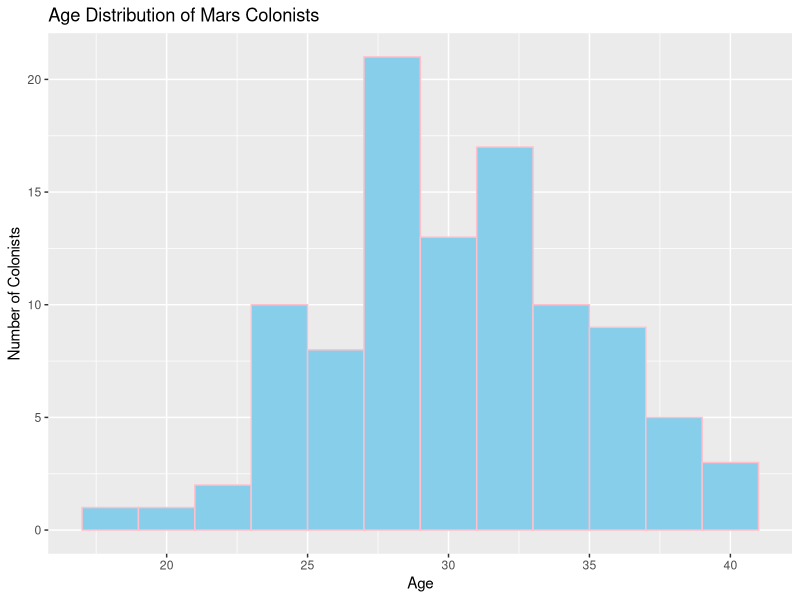
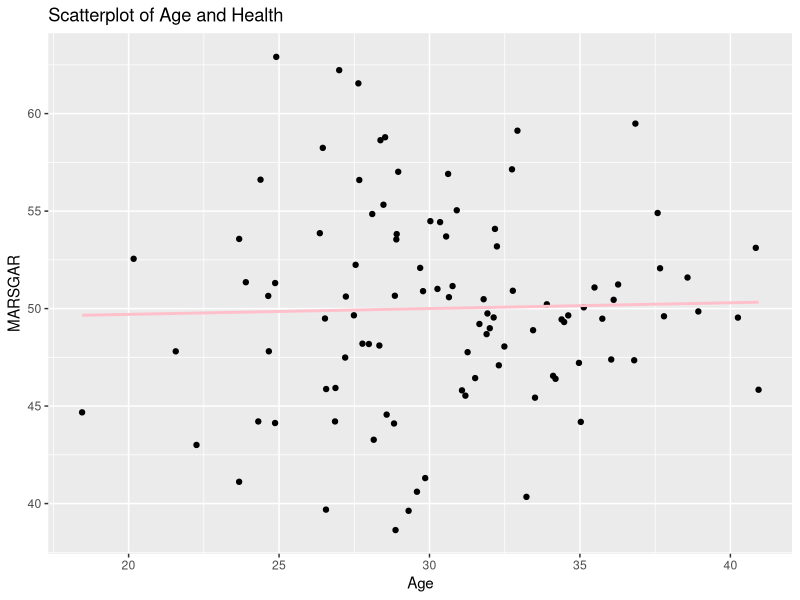
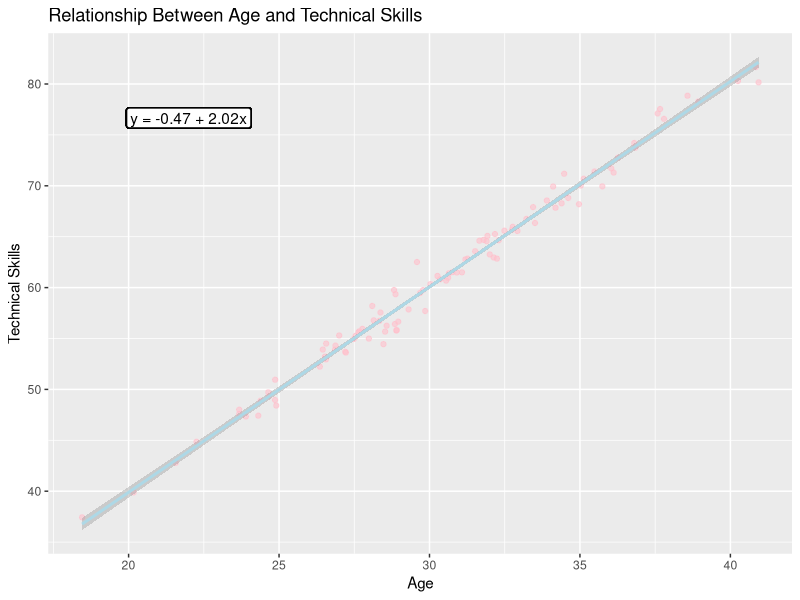
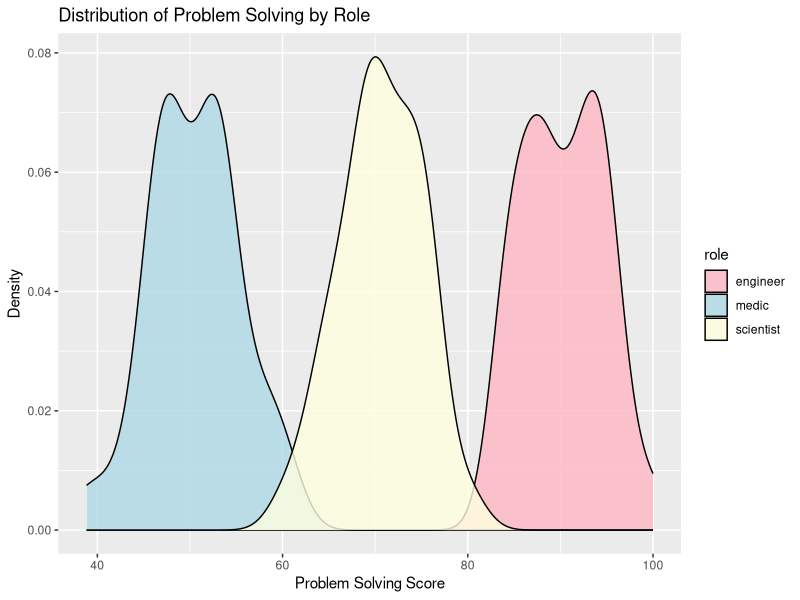
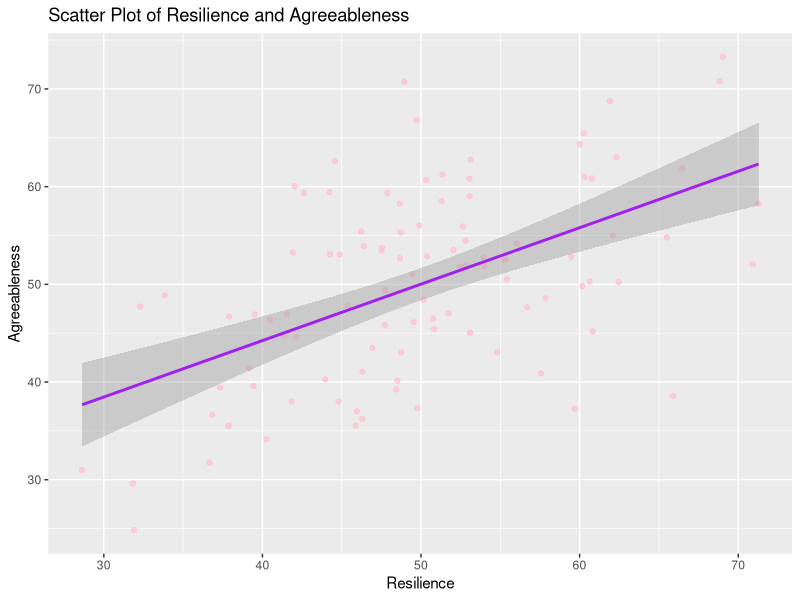
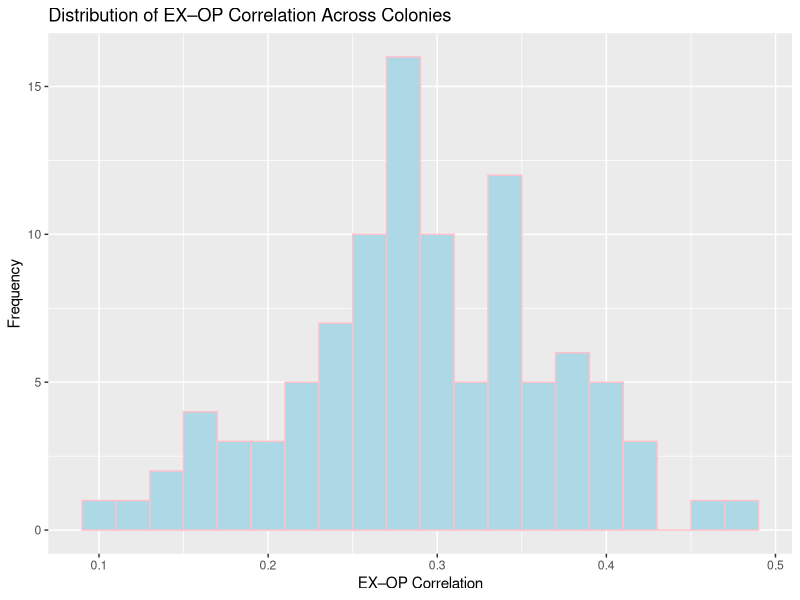
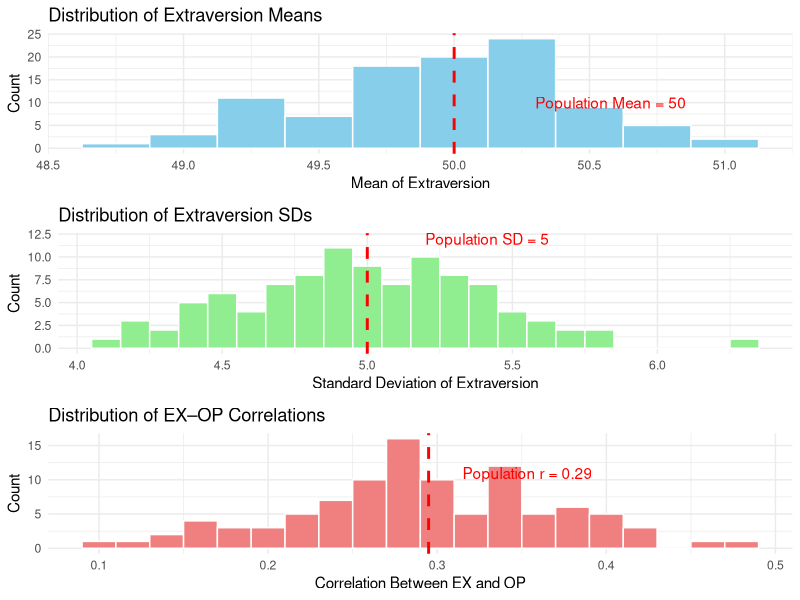

Source code (R) for these figures, in order:
## ---- chunk 1
library(tidyverse) 
if (!require("ggplot2")) install.packages("ggplot2")
library(ggplot2)

if (!require("MASS")) install.packages("MASS")
library(MASS)

# Install and load the tidyverse package
if (!require("tidyverse")) install.packages("tidyverse")
library(tidyverse)

library(psych)

## ---- chunk 2
set.seed(123)
age <- rnorm(100, mean = 30, sd = 5)
df_colonists <- data.frame(
  id = 1:100, 
  age = age
) 

##Visualization:
ggplot(df_colonists, aes(x = age)) +
  geom_histogram(binwidth = 2, fill = "skyblue", color = "pink") +
  labs(title = "Age Distribution of Mars Colonists",
       x = "Age",
       y = "Number of Colonists") 
## ---- chunk 3
set.seed(1)
df_colonists$role <- rep(c("engineer", "scientist", "medic"),
  times = c(33, 33, 33),
  length.out = 100
)
## ---- chunk 4
set.seed(100)

df_colonists$marsgar <- rnorm(100, mean = 50, sd = 5)

ggplot(df_colonists, aes(
    x = age,
    y = marsgar
  ) )+
  geom_point()+
  geom_smooth(method=lm, color = "pink",se = FALSE)+
  labs(
      x = "Age",
      y = "MARSGAR",
      title = "Scatterplot of Age and Health"
  )
## ---- chunk 5

set.seed(1235)

df_colonists$technical_skills <- 2 * df_colonists$age + rnorm(100, mean = 0, sd = 1)

##visualization
##I do not see this as a suggestion, but I really like how your graph has the function as well, so i asked GPT to help me generate it. I am wondering if you would want students to have this as well since it is easier to see what is the intercept and coefficient. 

# the linear model
technical_model <- lm(technical_skills ~ age, data = df_colonists)
#Extract coefficients
intercept <- round(coef(technical_model)[1], 2)
slope <- round(coef(technical_model)[2], 2)

#Create equation text
eqn <- paste0("y = ", intercept, 
              ifelse(slope >= 0, " + ", " - "), 
              abs(slope), "x")

ggplot(df_colonists, aes(x = age, y = technical_skills)) +
  geom_point(color = "pink", alpha = 0.6) +
  geom_smooth(method = "lm", se = TRUE, color = "lightblue") +
  geom_label(aes(x = 22, y = max(technical_skills) - 5, label = eqn),
             fill = "white", color = "black",
             label.size = 0.5, label.padding = unit(0.2, "lines"))+
  labs(title = "Relationship Between Age and Technical Skills",
       x = "Age",
       y = "Technical Skills")
## ---- chunk 6
## In my understanding, eginner might have the highest problem solving skills because they are often solving complex technical issues. After that might be scientist since they also mostly working with exploring and investigating problems and questions. Medics might have the least problem-solving ability since they focused more on curing and treating people. 
set.seed(132)

df_colonists$problem_solving[df_colonists$role == "engineer"] <-
  pmin(rnorm(sum(df_colonists$role == "engineer"), mean = 90, sd = 5), 100)

df_colonists$problem_solving[df_colonists$role == "scientist"] <-
  pmin(rnorm(sum(df_colonists$role == "scientist"), mean = 70, sd = 5), 100)

df_colonists$problem_solving[df_colonists$role == "medic"] <-
  pmin(rnorm(sum(df_colonists$role == "medic"), mean = 50, sd = 5), 100)
#problem_solving = role + noise
# Define base scores for each role
ggplot(df_colonists, aes(x = problem_solving, fill = role)) +
  geom_density(alpha = 0.8) +
  scale_fill_manual(values=c("lightpink", "lightblue","lightyellow"))+
  labs(title = "Distribution of Problem Solving by Role",
       x = "Problem Solving Score",
       y = "Density") 
## ---- chunk 7
# Define mean and covariance matrix
mean_traits <- c(50, 50)
cov_matrix <- matrix(c(100, 50, 50, 100), ncol = 2)

# Generate correlated data
set.seed(321)
traits_data <- mvrnorm(n = 100, mu = mean_traits, Sigma = cov_matrix, empirical = FALSE)

## Plot
traits_df <- as.data.frame(traits_data)
colnames(traits_df) <- c("Resilience", "Agreeableness")
ggplot(traits_df, aes(x = Resilience, y = Agreeableness)) +
  geom_point(color = "pink", alpha = 0.7) +
  geom_smooth(method = "lm", se = TRUE, color = "purple") +
  labs(
    title = "Scatter Plot of Resilience and Agreeableness",
    x = "Resilience",
    y = "Agreeableness"
  )
## ---- chunk 8
#sample size:

seed <- 125
set.seed(seed)

n_colonist <- 100
#big five list
bigfive <- c("EX", "ES", "AG", "CO", "OP")
#M and SD, since they are going to be living on Mars, they might be having higher conscientiousness cores, lower neuroticism, and maybe slighly higher openness and agreeableness (to avoid potential conflicts with others during this process should be important). 
means_bigfive <- c(EX = 50, ES = 80, AG = 60, CO = 75, OP = 55)
sds_bigfive <- c(EX = 5, ES = 8, AG = 6, CO = 7, OP = 5)

cor_matrix_bigfive <- matrix(
  c(
1.0000, 0.2599, 0.1972, 0.1860, 0.2949,
0.2599, 1.0000, 0.1576, 0.2306, 0.0720,
0.1972, 0.1576, 1.0000, 0.2866, 0.1951,
0.1860, 0.2306, 0.2866, 1.0000, 0.1574,
0.2949, 0.0720, 0.1951, 0.1574, 1.0000
  ),
  nrow = 5, ncol = 5, byrow = TRUE,
  dimnames = list(
c("EX", "ES", "AG", "CO", "OP"),
c("EX", "ES", "AG", "CO", "OP")
  )
)

cov_bigfive <- cor2cov(cor_matrix_bigfive, sds_bigfive)

bigfive_data <- mvrnorm(n = 100, mu = means_bigfive, Sigma = cov_bigfive, empirical = FALSE)
bigfive_df <- as.data.frame(bigfive_data)
colnames(bigfive_df) <- c("EX", "ES", "AG", "CO", "OP")

##This is the part I started to get confused, so I looked at your answers on the codes
bigfive_data <- cbind.data.frame(
  colonist_id = 1:n_colonist, # add colonist_id
  seed = seed, # add seed
  EX = bigfive_data[, 1],
  ES = bigfive_data[, 2],
  AG = bigfive_data[, 3],
  CO = bigfive_data[, 4],
  OP = bigfive_data[, 5]
)

# Print the first few rows of the simulated data

print(head(bigfive_data))

summary_stats_mean <- bigfive_data %>%
  dplyr::select(-colonist_id, -seed) %>%
  summarize(across(everything(), list(mean = mean))) %>%
  rbind(means_bigfive) # compare with population parameters from mean_traits

## This one just did not work for me, it kept saying: `.fns` must be a function, a formula, or a list of functions/formulas. for the across(). I decided not to include this one just for now. But I am wondering what has happened here...
#summary_stats_sd <- bigfive_data %>%
  #dplyr::select(-colonist_id, -seed) %>%
  #summarize(across(everything(), list(sd = sd))) %>%
  #rbind(sds_bigfive)

# compare with population parameters from mean_traits and sd_traits
#summary_stats <- cbind(summary_stats_mean, summary_stats_sd)

#
summary_stats_cor <- bigfive_data %>%
  dplyr::select(-colonist_id, -seed) %>%
  cor() # compare with population parameters from cor_matrix_bigfive

summary_stats_mean

## ---- chunk 9
n_colonies <- 100
n_colonist <- 100
trait_names <- c("EX", "ES", "AG", "CO", "OP")
means_bigfive <- c(EX = 50, ES = 80, AG = 60, CO = 75, OP = 55)
sds_bigfive <- c(EX = 5, ES = 5, AG = 5, CO = 5, OP = 5)

cor_matrix_bigfive <- matrix(
  c(
    1.0000, 0.2599, 0.1972, 0.1860, 0.2949,
    0.2599, 1.0000, 0.1576, 0.2306, 0.0720,
    0.1972, 0.1576, 1.0000, 0.2866, 0.1951,
    0.1860, 0.2306, 0.2866, 1.0000, 0.1574,
    0.2949, 0.0720, 0.1951, 0.1574, 1.0000
  ),
  nrow = 5, byrow = TRUE,
  dimnames = list(trait_names, trait_names)
)

cov_matrix_bigfive <- cor2cov(cor_matrix_bigfive, sds_bigfive)

set.seed(1254)
## Use replicate to generate colonist data for 100 colonies
all_colonies <- replicate(n_colonies, {
  bigfive_data <- mvrnorm(n = n_colonist, mu = means_bigfive, Sigma = cov_matrix_bigfive)
  bigfive_df <- as.data.frame(bigfive_data)
  colnames(bigfive_df) <- trait_names
  bigfive_df
}, simplify = FALSE)

## Add colony ID and combine into one data frame
colonies_df <- bind_rows(
  lapply(1:n_colonies, function(i) {
    all_colonies[[i]] %>%
      mutate(colony_id = i, colonist_id = 1:n_colonist)
  })
)

## mean, sd, and correlation for each colony
colony_stats <- colonies_df %>%
  group_by(colony_id) %>%
  summarize(
    EX_mean = mean(EX),
    EX_sd = sd(EX),
    EX_OP_cor = cor(EX, OP),
    .groups = "drop"
  )

## View the result
colony_stats

##plot
ggplot(colony_stats, aes(x = EX_OP_cor)) +
  geom_histogram(binwidth = 0.02, fill = "lightblue", color = "pink") +
  labs(
    title = "Distribution of EX–OP Correlation Across Colonies",
    x = "EX–OP Correlation",
    y = "Frequency"
  )

## ---- chunk 10

## I asked GPT if there is an easier way to plot all the graph together and look at the data. This is the instructions. I think it looks pretty decent. 
##install.packages("gridExtra") 
library(gridExtra)
library(ggplot2)
# Population parameters
pop_mean_ex <- 50
pop_sd_ex <- 5
pop_cor_ex_op <- 0.2949

# Plot 1: EX Mean
p1 <- ggplot(colony_stats, aes(x = EX_mean)) +
  geom_histogram(binwidth = 0.25, fill = "skyblue", color = "white") +
  geom_vline(xintercept = pop_mean_ex, linetype = "dashed", color = "red", size = 1) +
  annotate("text", x = pop_mean_ex + 0.3, y = max(table(cut(colony_stats$EX_mean, breaks=30))), 
           label = "Population Mean = 50", hjust = 0, color = "red") +
  labs(title = "Distribution of Extraversion Means",
       x = "Mean of Extraversion", y = "Count") +
  theme_minimal()

# Plot 2: EX SD
p2 <- ggplot(colony_stats, aes(x = EX_sd)) +
  geom_histogram(binwidth = 0.1, fill = "lightgreen", color = "white") +
  geom_vline(xintercept = pop_sd_ex, linetype = "dashed", color = "red", size = 1) +
  annotate("text", x = pop_sd_ex + 0.2, y = max(table(cut(colony_stats$EX_sd, breaks=30))), 
           label = "Population SD = 5", hjust = 0, color = "red") +
  labs(title = "Distribution of Extraversion SDs",
       x = "Standard Deviation of Extraversion", y = "Count") +
  theme_minimal()

# Plot 3: Corr(EX, OP)
p3 <- ggplot(colony_stats, aes(x = EX_OP_cor)) +
  geom_histogram(binwidth = 0.02, fill = "lightcoral", color = "white") +
  geom_vline(xintercept = pop_cor_ex_op, linetype = "dashed", color = "red", size = 1) +
  annotate("text", x = pop_cor_ex_op + 0.02, y = max(table(cut(colony_stats$EX_OP_cor, breaks=30))), 
           label = "Population r = 0.29", hjust = 0, color = "red") +
  labs(title = "Distribution of EX–OP Correlations",
       x = "Correlation Between EX and OP", y = "Count") +
  theme_minimal()

# Arrange plots side-by-side
grid.arrange(p1, p2, p3, ncol = 1)
